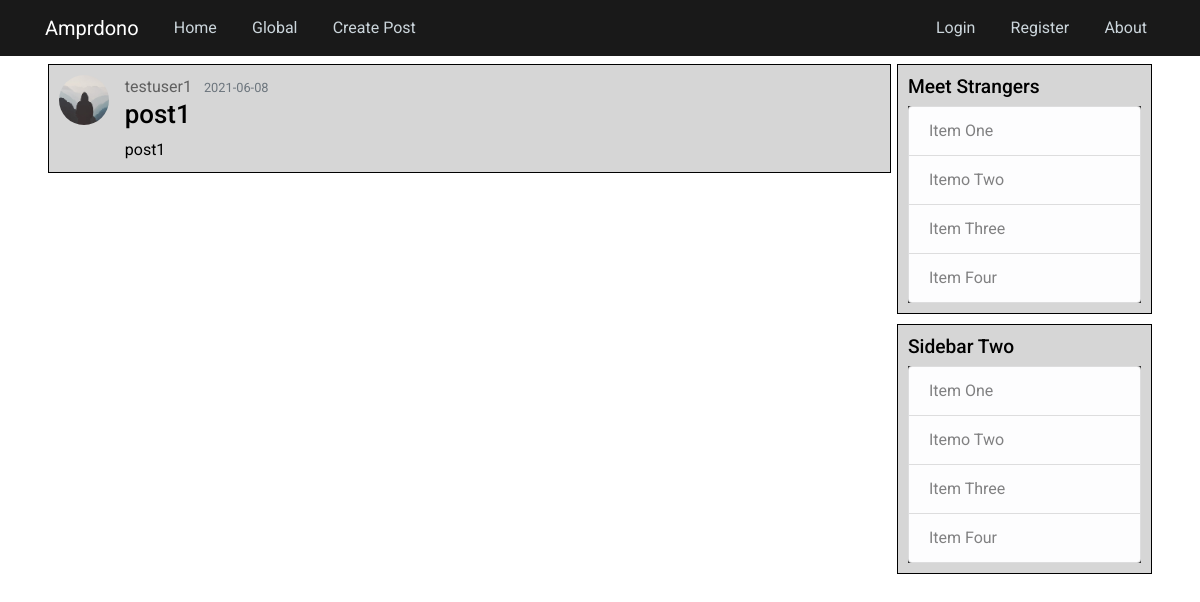
/post/1, run on the app's committed database.
### silverhorse/models.py (models this page shows, shortened)
class User(db.Model, UserMixin):
    id = db.Column(db.Integer, primary_key=True)
    username = db.Column(db.String(20), unique=True, nullable=False)
    email = db.Column(db.String(120), unique=True, nullable=False)
    image_file = db.Column(db.String(20), nullable=False,
                           default='default.jpg')
    password = db.Column(db.String(60), nullable=False)
    posts = db.relationship('Post', backref='author', lazy=True)
    about_me = db.Column(db.String(140))
    last_seen = db.Column(db.DateTime, nullable=False, default=datetime.utcnow)
    followed = db.relationship('User',
                               secondary=followers,
                               primaryjoin=(followers.c.follower_id == id),
                               secondaryjoin=(followers.c.followed_id == id),
                               backref=db.backref('followers', lazy='dynamic'),
                               lazy='dynamic')

class Post(db.Model):
    id = db.Column(db.Integer, primary_key=True)
    title = db.Column(db.String(100), nullable=False)
    date_posted = db.Column(db.DateTime, nullable=False,
                            default=datetime.utcnow)
    content = db.Column(db.Text, nullable=False)
    user_id = db.Column(db.Integer, db.ForeignKey('user.id'), nullable=False)

### silverhorse/posts/routes.py (the view)
@posts.route("/post/<int:post_id>")
def post(post_id):
    post = Post.query.get_or_404(post_id)
    return render_template('post.html', title=post.title, post=post)

### silverhorse/templates/post.html (shortened to what this page needs)
{% extends "layout.html" %}
{% block content %}
<article class="media content-section">
  <img class="rounded-circle article-img"
    src="{{ url_for('static', filename='profile_pics/' + post.author.image_file) }}">
  <div class="media-body">
    <div class="article-metadata">
      <a class="mr-2" href="{{ url_for('users.user', username=post.author.username) }}">{{ post.author.username }}</a>
      <small class="text-muted">{{ post.date_posted.strftime('%Y-%m-%d') }}</small>
    </div>
    <h2 class="article-title">{{ post.title }}</h2>
    <p class="article-content">{{ post.content }}</p>
  </div>
</article>
{% endblock content %}

### silverhorse/static/base.css (style rules this page uses)
*, *::before, *::after { margin: 0; padding: 0; box-sizing: border-box; }
:root { --ff-primary: 'Roboto'; --ff-secondary: 'Lato'; --ff-secondary-ss: 'sans-serif'; --fw-reg: 300; --fw-bold: 900; --clr-light: #fff; --clr-light-grey: #cacaca; --clr-dark-grey: rgb(95, 95, 95); --clr-accent: #16e0bd; --clr-neon: hsl(317 100% 54%); --clr-bg: hsl(323 21% 16%); --clr-primary-font: black; --clr-primary-bg: white; --fs-h1: 3.3em; --fs-h2: 1.618em; --fs-h3: 1.2em; --fs-body: 1.1em; --fs-p: 1rem; }
html { scroll-behavior: smooth; font-size: 16px; }
body { background: #ffffff; color: #000000; margin-top: 4rem; font-family: var(--ff-primary), var(--ff-secondary), var(--ff-secondary-ss); }
h1, h2, h3, h4, h5, h6 { color: #000000; font-family: var(--ff-primary); }
h2 { font-size: var(--fs-h2); }
p { margin: 0; }
.content-section { background: #d6d6d6; padding: 10px 10px; border: 1px solid #000000; margin-bottom: 10px; }
.article-title { color: #000000; }
.article-content { white-space: pre-line; }
.article-img { height: 50px; width: 50px; margin-right: 16px; }
.article-metadata a { color: var(--clr-dark-grey); }

### data on the page
User: image_file (placeholder picture), author.username "testuser1"
Post: date_posted "2021-06-08", title "post1", content "post1"
